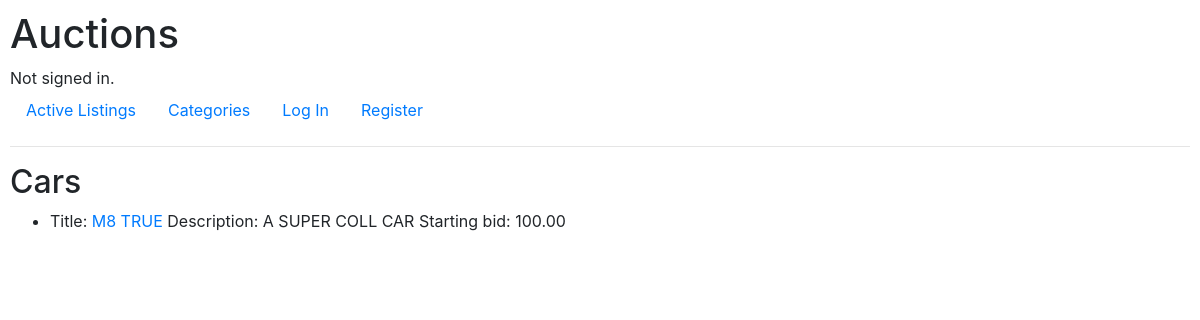
The page /categories/Cars on the database its author committed.
### auctions/models.py (models this page shows, shortened)
class listings(models.Model):
    title = models.CharField(max_length=64)
    description = models.TextField(max_length=500)
    starting_bit = models.DecimalField(max_digits=10, decimal_places=2)
    image_URL = models.URLField(blank=True)
    creator = models.ForeignKey(User, on_delete=models.CASCADE)
    category = models.TextField(max_length=100, default="Others")
    closed = models.BooleanField(default=False)
    current_price = models.DecimalField(max_digits=10, decimal_places=2)

### auctions/views.py (the view)
# urls.py: path("categories/<str:category>", views.category, name="category")
def category(request, category):
    return render(request,"auctions/category.html",{
        "listings": listings.objects.filter(category=category),
        "category": category
    })

### auctions/templates/auctions/category.html
{% extends "auctions/layout.html" %}
{% block body %}
    <h2>{{ category }}</h2>
    <ul>
    {% for item in listings  %}
    <li>Title: <a href="/listing/{{ item.id }}">{{ item.title }}
    </a> Description: {{ item.description }}
        Starting bid: {{ item.starting_bit }}</li>
    {% endfor %}
    </ul>
{% endblock %}

### auctions/static/auctions/styles.css (style rules this page uses)
body { padding: 10px; }

### rows shown on the page
listings: category "Cars", title "M8 TRUE", description "A SUPER COLL CAR", starting_bit "100.00"
